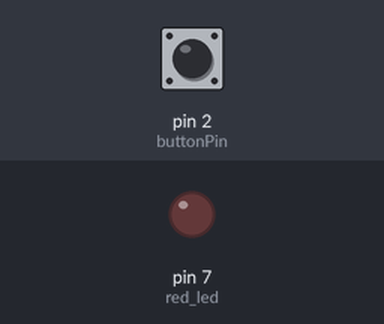
The sketch below on a simulated Arduino Uno, built with avr-gcc and run on an emulated ATmega328P. Parts: output pins drawn as LEDs (lit = HIGH). Dashed ring = blinking. The inputs (shaded band) are chosen by the test bench; at power-on: pin 2 (buttonPin) LOW. What the sketch prints to the serial monitor is not drawn.

Above: at 1.8 s.
1.9 s: pin 2 (buttonPin) pulled HIGH for 0.6 s
At 2.51 s:
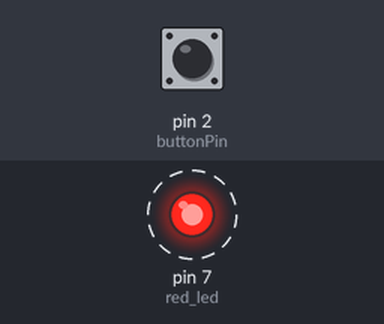
4.9 s: pin 2 (buttonPin) pulled HIGH for 3.2 s
At 5.76 s:
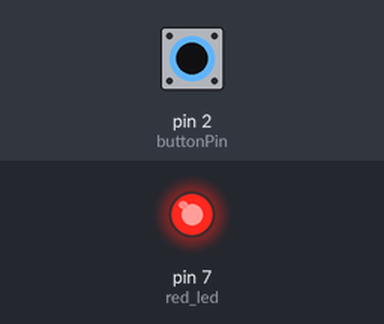
Timing chart, 0 to 9.8 s (numbered marks = the images above; inputs shaded):
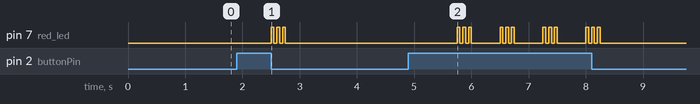

Measured:
- after the input at 1.9 s, pin 7 (red_led): alternates HIGH for 0.05 s and LOW for 0.05 s, 6 changes in all, then stays LOW, starting after 0.60 s
- after the input at 4.9 s, pin 7 (red_led): LOW → HIGH after 0.85 s, then repeats every 0.75 s: 2 × (LOW 0.05 s, HIGH 0.05 s), LOW 0.50 s, HIGH 0.05 s, until it stays LOW from 8.3 s

The sketch:

button_led.ino
```cpp
int buttonPin = 2;
int red_led = 7;
int buttonState = 0;

void setup() {
  pinMode(buttonPin, INPUT);
  pinMode(red_led, OUTPUT);
  Serial.begin(9600);
}

void loop() {
  buttonState = digitalRead(buttonPin);
  delay(500);

  if (buttonState == HIGH) {
      Serial.print(buttonState);

      digitalWrite(red_led,HIGH);
      delay(50);
      digitalWrite(red_led,LOW);
      delay(50);
      digitalWrite(red_led,HIGH);
      delay(50);
      digitalWrite(red_led,LOW);
      delay(50);
      digitalWrite(red_led,HIGH);
      delay(50);
      digitalWrite(red_led,LOW);

  }
  else {
    Serial.print(buttonState);
  }
}
```
